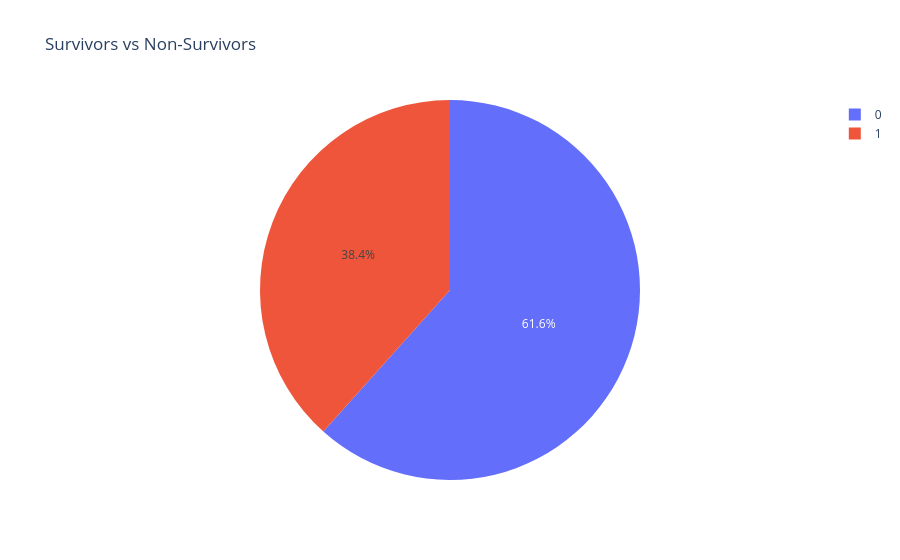

The code cell stored with this chart in its notebook:
### Code cell
# Survival count

fig = px.pie(
    titanic,
    names='survived',
    title='Survivors vs Non-Survivors'
)
fig.show()

### Figure 1 — Plotly figure (JSON) as saved in the notebook; plotly's stock layout.template omitted (floating-point values rounded to 4 significant figures; data arrays with more than 128 entries replaced by an {"elided": "..."} marker saying what was removed)
{"data": [{"domain": {"x": [0, 1], "y": [0, 1]}, "hovertemplate": "survived=%{label}<extra></extra>", "labels": {"elided": "891 int values"}, "legendgroup": "", "name": "", "showlegend": true, "type": "pie"}], "layout": {"legend": {"tracegroupgap": 0}, "title": {"text": "Survivors vs Non-Survivors"}}}
